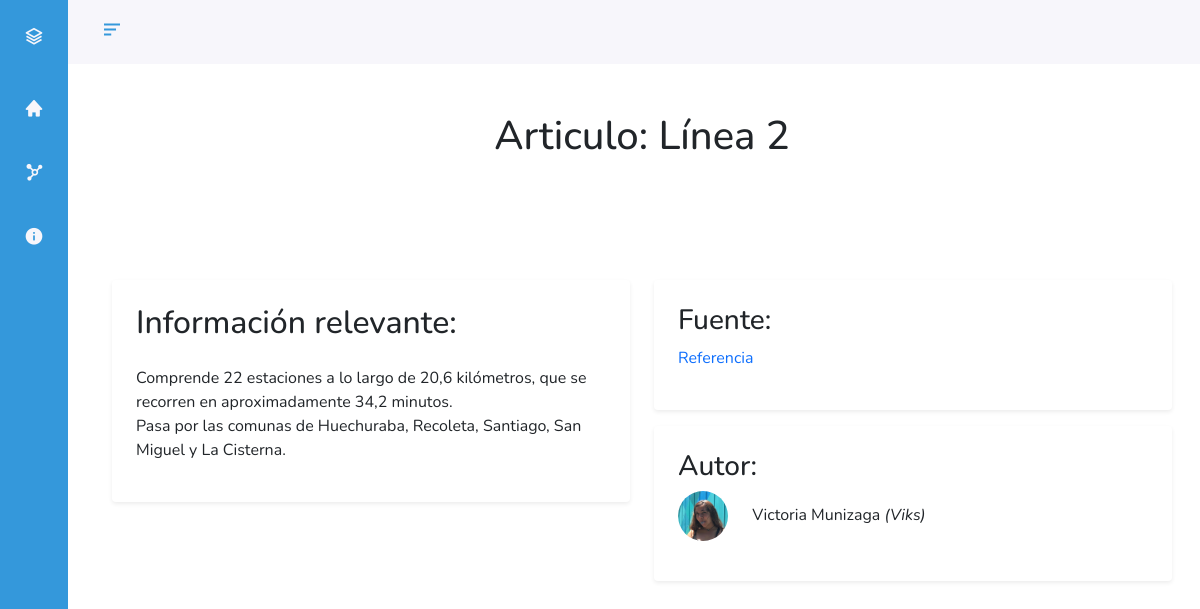
/aprende/linea-2/, run on the app's committed database.
### App/models.py (models this page shows, shortened)
class Card(models.Model):
    title = models.CharField(max_length=200)
    slug = models.SlugField(blank=True,null=True,unique=True)
    mini_description = models.TextField(max_length=5000)
    color_tag = models.CharField(max_length=100,choices=COLOR_OPTIONS,default='bg-primary')
    img = models.ImageField()
    fuente = models.URLField(blank=True,null=True)
    autor = models.ForeignKey(Author,on_delete=models.CASCADE,blank=True,null=True)

class Author(models.Model):
    name = models.CharField(max_length=150)
    username = models.CharField(max_length=50, unique=True)
    profile_pic = models.ImageField()
    def __str__(self):
        return self.name

### App/views.py (the view)
# urls.py: path('aprende/<slug:slug>/', views.CardSlugView.as_view(), name="slugview"),
class CardSlugView(DetailView):
    queryset = Card.objects.all()
    template_name = 'App/articulo.html'
    def get_context_data(self,*args, **kwargs):
        context = super(CardSlugView, self).get_context_data(*args,**kwargs)
        request = self.request
        context['redirect_url'] = 'slugview'
        return context
    def get_object(self, *args, **kwargs):
        request=self.request
        slug = self.kwargs.get('slug')
        instance = get_object_or_404(Card, slug=slug)
        if instance is None:
            raise Http404("El Articulo no existe")
        return instance

### templates/App/articulo.html (shortened to what this page needs)
{% extends 'base.html' %}
{% load static %}
{% block content %}
<div class="row">
    <div class="col-lg-12 mx-auto">
        <div class="center-text mx-auto">
            <h1 data-aos="zoom-in" class="mt-5"> Articulo: {{ object.title }} </h1>
        </div>
    </div>
</div>
<div class="row mt-5">
    <div class="col-lg-6">
        <div data-aos="fade-right" class="bg-white rounded shadow-sm">
            <div class="p-4 mt-3">
                <h2> Información relevante: </h2>
                <p class="mt-4"> {{ object.mini_description|linebreaks }} </p>
            </div>
        </div>
    </div>
    <div class="col-lg-6">
        <div data-aos="fade-left" class="bg-white rounded shadow-sm">
            <div class="p-4 mt-3">
                <h3> Fuente: </h3>
                {% if object.fuente %}
                    <p> <a href="{{ object.fuente }}"> Referencia </a></p>
                {% else %}
                    <p> No hay fuente disponible. </p>
                {% endif %}
            </div>
        </div>
        <div data-aos="fade-up" class="bg-white rounded shadow-sm">
            <div class="p-4 mt-3">
                <h3> Autor: </h3>
                {% if object.autor %}
                    <p> <img class="profile-picture" src="{{object.autor.profile_pic.url}}" alt=""> {{ object.autor }} <i>({{object.autor.username}})</i> </p>
                {% else %}
                    <p class="mt-4"> <img class="profile-picture" src="{% static 'images/anon.png' %}" alt=""> Anonimo. </p>
                {% endif %}
            </div>
        </div>
    </div>
</div>
{% endblock content %}

### static/css/main.css (style rules this page uses)
:root { --header-height: 3rem; --nav-width: 68px; --first-color: #3498DB; --first-color-light: #AFA5D9; --white-color: #F7F6FB; --body-font: 'Nunito', sans-serif; --normal-font-size: 1rem; --z-fixed: 100; }
*,::before,::after { box-sizing: border-box; }
body { position: relative; margin: var(--header-height) 0 0 0; padding: 0 1rem; font-family: var(--body-font); font-size: var(--normal-font-size); transition: .5s; }
a { text-decoration: none; }
@media screen and (min-width: 768px) { body { margin: calc(var(--header-height) + 1rem) 0 0 0; padding-left: calc(var(--nav-width) + 2rem); } }
.profile-picture { width: 50px; border-radius: 50px; margin-right: 20px; }
.center-text { text-align: center; }

### data on the page
Card: title "Línea 2", mini_description "Comprende 22 estaciones a lo largo de 20,6 kilómetros, que se recorren en aproximadamente 34,2 minutos. Pasa por las comunas de Huechuraba, Recoleta, Santiago, San Miguel y La Cisterna.", autor.profile_pic (picture), autor "Victoria Munizaga", autor.username "Viks"
